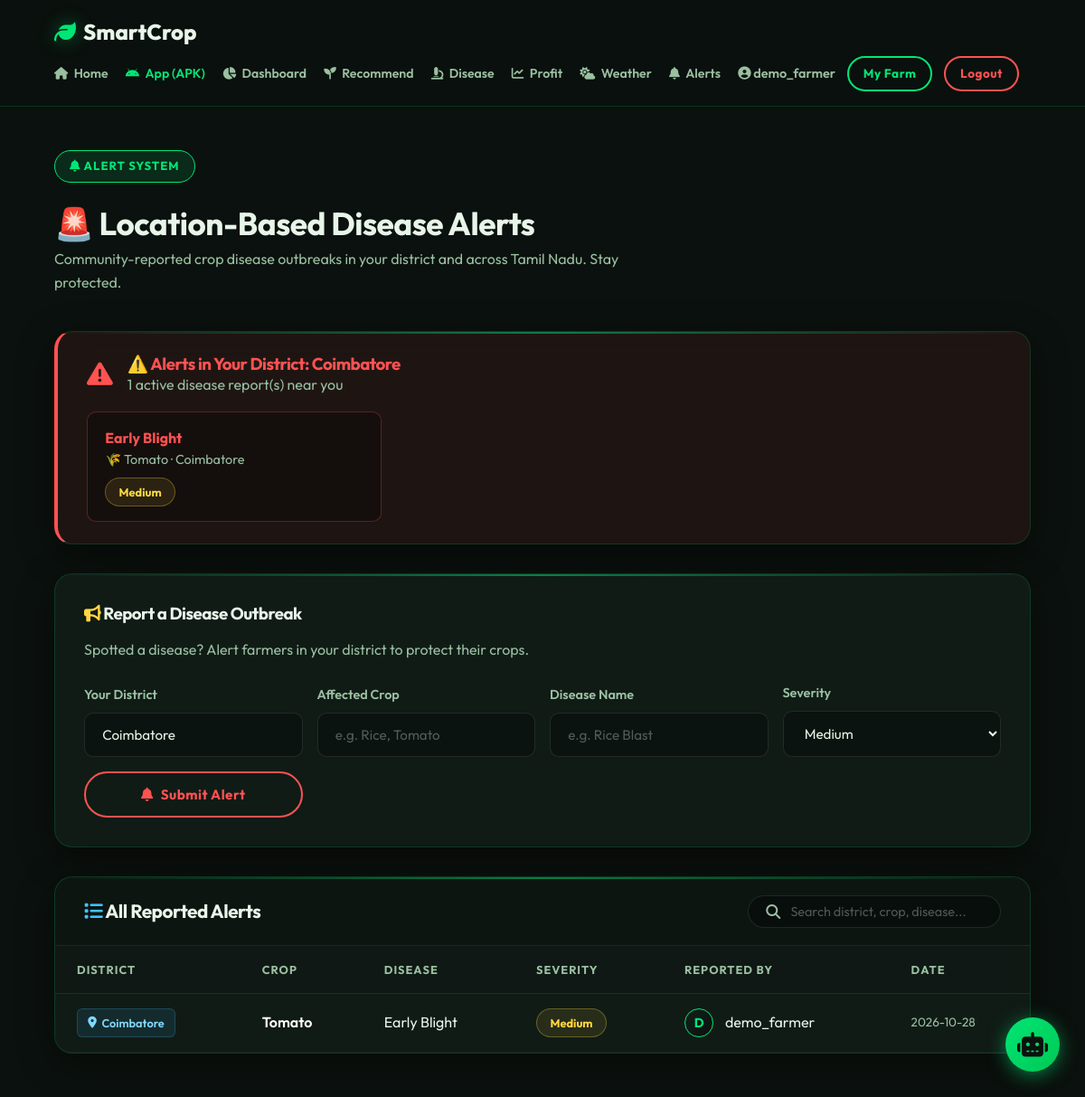
/alerts (signed in), run on the app's committed database.
### tables this page shows
CREATE TABLE users (
    id INTEGER PRIMARY KEY AUTOINCREMENT,
    username TEXT NOT NULL UNIQUE,
    password TEXT NOT NULL,
    location TEXT NOT NULL,
    district TEXT,
    contact TEXT NOT NULL,
    created_at TIMESTAMP DEFAULT CURRENT_TIMESTAMP
);

CREATE TABLE disease_alerts (
    id INTEGER PRIMARY KEY AUTOINCREMENT,
    user_id INTEGER NOT NULL,
    district TEXT NOT NULL,
    crop_name TEXT NOT NULL,
    disease_name TEXT NOT NULL,
    severity TEXT DEFAULT 'Medium',
    reported_at TIMESTAMP DEFAULT CURRENT_TIMESTAMP,
    FOREIGN KEY (user_id) REFERENCES users (id)
);

### project01/app.py (the view)
@app.route('/alerts')
def alerts_page():
    if 'user_id' not in session:
        return redirect(url_for('login'))
    conn = get_db()
    all_alerts = conn.execute('''
        SELECT disease_alerts.*, users.username, users.location
        FROM disease_alerts JOIN users ON disease_alerts.user_id = users.id
        ORDER BY reported_at DESC
    ''').fetchall()
    my_district = session.get('district', session.get('location',''))
    my_alerts = [a for a in all_alerts if my_district.lower() in a['district'].lower()
                 or a['district'].lower() in my_district.lower()]
    conn.close()
    return render_template('alerts.html', all_alerts=all_alerts, my_alerts=my_alerts,
                           my_district=my_district)

### project01/app.py (called while the page is built)
def get_db():
    db_path = os.path.join(os.path.dirname(__file__), 'database.db')
    conn = sqlite3.connect(db_path)
    conn.row_factory = sqlite3.Row
    return conn

### project01/templates/alerts.html (shortened to what this page needs)
{% extends 'base.html' %}
{% block content %}
<div class="container" style="padding-top:2rem;padding-bottom:3rem">
    <div class="page-header">
        <div class="hero-badge"><i class="fa-solid fa-bell"></i> Alert System</div>
        <h1>🚨 Location-Based Disease Alerts</h1>
        <p>Community-reported crop disease outbreaks in your district and across Tamil Nadu. Stay protected.</p>
    </div>
    {% if my_alerts %}
    <div class="alert-banner glass-panel" style="margin-bottom:2rem;padding:1.5rem 2rem;border-left:4px solid var(--danger);background:rgba(255,82,82,0.08)">
        <div style="display:flex;align-items:center;gap:1rem;margin-bottom:1rem">
            <i class="fa-solid fa-triangle-exclamation" style="color:var(--danger);font-size:1.8rem"></i>
            <div>
                <h3 style="margin:0;color:var(--danger)">⚠️ Alerts in Your District: {{ my_district }}</h3>
                <p style="color:var(--text-muted);margin:0">{{ my_alerts|length }} active disease report(s) near you</p>
            </div>
        </div>
        <div style="display:grid;grid-template-columns:repeat(auto-fill,minmax(280px,1fr));gap:1rem">
        {% for a in my_alerts %}
        <div style="background:rgba(0,0,0,0.3);padding:1rem 1.2rem;border-radius:10px;border:1px solid rgba(255,82,82,0.3)">
            <div style="font-weight:700;color:var(--danger)">{{ a.disease_name }}</div>
            <div style="color:var(--text-muted);font-size:0.9rem">🌾 {{ a.crop_name }} · {{ a.district }}</div>
            <div style="margin-top:0.5rem"><span class="status-indicator status-{{ a.severity|lower }}">{{ a.severity }}</span></div>
        </div>
        {% endfor %}
        </div>
    </div>
    {% endif %}
    <div class="glass-panel" style="margin-bottom:2rem;padding:2rem">
        <h3 style="margin-bottom:1rem"><i class="fa-solid fa-bullhorn" style="color:var(--warning)"></i> Report a Disease Outbreak</h3>
        <p style="color:var(--text-muted);margin-bottom:1.5rem">Spotted a disease? Alert farmers in your district to protect their crops.</p>
        <div style="display:grid;grid-template-columns:repeat(auto-fit,minmax(200px,1fr));gap:1rem;align-items:end">
            <div class="form-group" style="margin:0">
                <label>Your District</label>
                <input type="text" id="al_district" value="{{ my_district }}" placeholder="e.g. Coimbatore">
            </div>
            <div class="form-group" style="margin:0">
                <label>Affected Crop</label>
                <input type="text" id="al_crop" placeholder="e.g. Rice, Tomato">
            </div>
            <div class="form-group" style="margin:0">
                <label>Disease Name</label>
                <input type="text" id="al_disease" placeholder="e.g. Rice Blast">
            </div>
            <div class="form-group" style="margin:0">
                <label>Severity</label>
                <select id="al_severity">
                    <option>Low</option><option selected>Medium</option><option>High</option>
                </select>
            </div>
            <button class="btn btn-danger-outline" style="padding:0.9rem" onclick="submitAlert()">
                <i class="fa-solid fa-bell"></i> Submit Alert
            </button>
        </div>
    </div>
    <div class="table-container glass-panel">
        <div class="table-header">
            <h2><i class="fa-solid fa-list" style="color:var(--info)"></i> All Reported Alerts</h2>
            <div class="search-box">
                <i class="fa-solid fa-search"></i>
                <input type="text" id="alertSearch" placeholder="Search district, crop, disease...">
            </div>
        </div>
        {% if all_alerts %}
        <div style="overflow-x:auto">
        <table class="data-table" id="alertsTable">
            <thead><tr><th>District</th><th>Crop</th><th>Disease</th><th>Severity</th><th>Reported By</th><th>Date</th></tr></thead>
            <tbody>
            {% for a in all_alerts %}
            <tr>
                <td><span class="badge locality-badge"><i class="fa-solid fa-location-dot"></i> {{ a.district }}</span></td>
                <td class="font-semibold">{{ a.crop_name }}</td>
                <td>{{ a.disease_name }}</td>
                <td><span class="status-indicator status-{{ a.severity|lower }}">{{ a.severity }}</span></td>
                <td>
                    <div class="farmer-info">
                        <div class="avatar" style="width:32px;height:32px;font-size:0.9rem">{{ a.username[0]|upper }}</div>
                        <span>{{ a.username }}</span>
                    </div>
                </td>
                <td style="color:var(--text-muted);font-size:0.85rem">{{ a.reported_at[:10] if a.reported_at else 'N/A' }}</td>
            </tr>
            {% endfor %}
            </tbody>
        </table>
        </div>
        {% else %}
        <div class="empty-state"><i class="fa-solid fa-shield-halved"></i><p>No alerts reported yet. Help your community by reporting any disease sightings!</p></div>
        {% endif %}
    </div>
</div>
{% endblock %}

### project01/templates/base.html (shortened to what this page needs)
<!DOCTYPE html>
<html lang="en">
<head>
    <link rel="stylesheet" href="{{ url_for('static', filename='css/style.css') }}">
    <link rel="stylesheet" href="https://cdnjs.cloudflare.com/ajax/libs/font-awesome/6.4.0/css/all.min.css">
</head>
<body>
    <nav class="navbar">
        <div class="nav-brand">
            <i class="fa-solid fa-leaf"></i> SmartCrop
        </div>
        <div class="nav-links">
            <a href="{{ url_for('index') }}" class="nav-item"><i class="fa-solid fa-home"></i> Home</a>
            <a href="{{ url_for('download_page') }}" class="nav-item" style="color:var(--primary)"><i class="fa-brands fa-android"></i> App (APK)</a>
            {% if session.get('user_id') %}
            <a href="{{ url_for('dashboard') }}" class="nav-item"><i class="fa-solid fa-chart-pie"></i> Dashboard</a>
            <a href="{{ url_for('crop_recommendation') }}" class="nav-item"><i class="fa-solid fa-seedling"></i> Recommend</a>
            <a href="{{ url_for('disease_detection') }}" class="nav-item"><i class="fa-solid fa-microscope"></i> Disease</a>
            <a href="{{ url_for('yield_profit') }}" class="nav-item"><i class="fa-solid fa-chart-line"></i> Profit</a>
            <a href="{{ url_for('weather_page') }}" class="nav-item"><i class="fa-solid fa-cloud-sun"></i> Weather</a>
            <a href="{{ url_for('alerts_page') }}" class="nav-item"><i class="fa-solid fa-bell"></i> Alerts</a>
            <div class="user-profile">
                <span class="user-greeting"><i class="fa-solid fa-user-circle"></i> {{ session.get('username') }}</span>
                <a href="{{ url_for('profile') }}" class="btn btn-outline btn-sm">My Farm</a>
                <a href="{{ url_for('logout') }}" class="btn btn-danger-outline btn-sm">Logout</a>
            </div>
            {% else %}
            <a href="{{ url_for('demo_login') }}" class="btn btn-sm" style="background:linear-gradient(135deg,#ffd740,#ff9800);color:#0B110E;font-weight:800"><i class="fa-solid fa-bolt"></i> Demo Login</a>
            <a href="{{ url_for('login') }}" class="btn btn-primary btn-sm">Login / Register</a>
            {% endif %}
        </div>
    </nav>
    <main class="main-content">
        <div class="container flash-container">
        </div>
        {% block content %}{% endblock %}
    </main>
    <div class="ai-widget">
        <button class="ai-toggle" id="aiToggleBtn" onclick="toggleAIChat()" title="AgriBot Assistant">
            <i class="fa-solid fa-robot"></i>
        </button>
    </div>
</body>
</html>

### data on the page
users: get "demo_farmer"
disease_alerts: disease_name "Early Blight", crop_name "Tomato", district "Coimbatore", severity "Medium", username "D", username "demo_farmer", reported_at "2026-10-28"

### other printed values
{{ my_district }} "Coimbatore"
{{ my_alerts|length }} "1"
